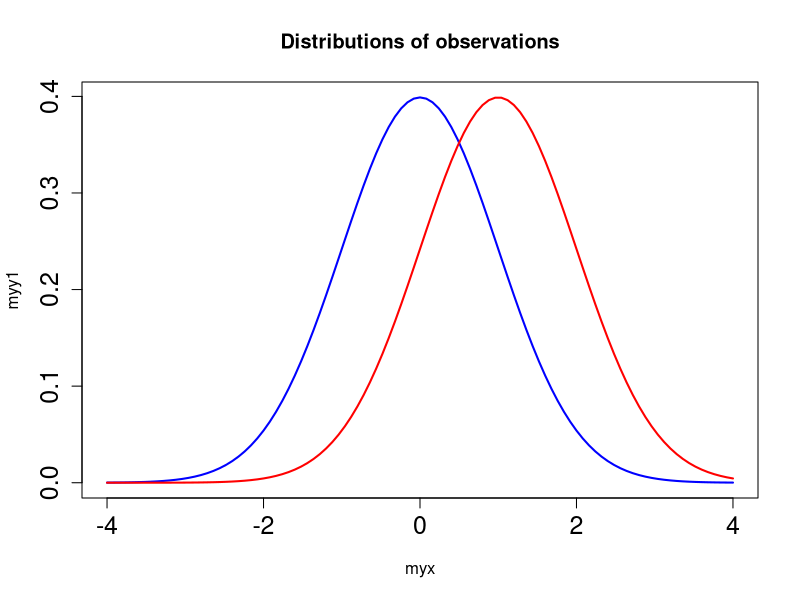
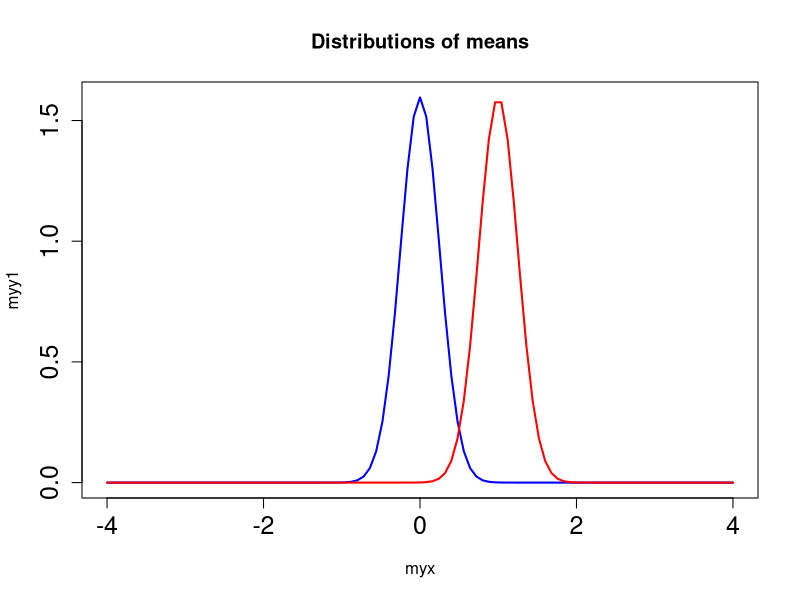

Recreate these plots in R, in order. (Note: a time limit stopped this script after it produced the figures.)
# Supporting code for the paper:
# An investigation of the false discovery rate and the misinterpretation of p-values
# David Colquhoun
# R. Soc. open sci. 1: 140216.
# http://dx.doi.org/10.1098/rsos.140216
# Downloaded from http://rsos.royalsocietypublishing.org/on February 1, 2015
#
# Example from:
# Empirical Software Engineering using R
# Derek M. Jones

#Two_mean_simulation
require(MASS)
#require(graphics)

#START INPUTS
mynsim=100000  #number of simulations to run

#set mean and SD for sample 1 and sample 2
#These values give 
#power=0.45 with n=8 and
#power=0.8 with n=16
mymu1=0
mysd1=1
mymu2=1
mysd2=1

myn=16    #number of obs per sample
outfile="run1.txt.xz" #name for output file

#set min and max P values for "significance"
myPmin=0.0
myPmax=0.05  #plot the distributions for control (sample 1) and treatment (sample2)

#END OF INPUTS

myxmin=mymu1-4*mysd1
myxmax=mymu1+4*mysd1
myinc=(myxmax-myxmin)/100
myx=seq(from = myxmin,to=myxmax,by=myinc)
myy1=dnorm(myx,mean=mymu1,sd=mysd1)
myy2=dnorm(myx,mean=mymu2,sd=mysd2)
X11()   #next plot in new window
plot(myx,myy1,type="l",col="blue",cex.axis=1.5,lwd=2,main="Distributions of observations")
lines(myx,myy2,col="red",lwd=2)

#plot distributions  of means for sample1 and 2
#myxmin=mymu1-1*mysd1
#myxmax=mymu1+1*mysd1
#myinc=(myxmax-myxmin)/100
myx=seq(from = myxmin,to=myxmax,by=myinc)
mysdm1=mysd1/sqrt(myn)
mysdm2=mysd2/sqrt(myn)
myy1=dnorm(myx,mean=mymu1,sd=mysdm1)
myy2=dnorm(myx,mean=mymu2,sd=mysdm2)
X11()   #next plot in new window
plot(myx,myy1,type="l",col="blue",cex.axis=1.5,lwd=2,main="Distributions of means")
lines(myx,myy2,col="red",lwd=2)

#end of distribution plottine

mycor=0.   #correlation = 0
#set covariance matrix
myvar1=mysd1^2
myvar2=mysd2^2
mysigma = matrix(c(myvar1,mycor,mycor,myvar2),2,2)

#initialisations
mymean=c(mymu1,mymu2)
mymean
mytruediff=mymean[2]-mymean[1]
mytruediff
mypval=vector(length=mynsim)
mypval[1:mynsim]=0
#mypval
myloCI=vector(length=mynsim)
myloCI[1:mynsim]=0
myhiCI=vector(length=mynsim)
myhiCI[1:mynsim]=0
mydiff=vector(length=mynsim)
mydiff[1:mynsim]=0
#myloCI
#myhiCI
#mydiff
mynsig=0  #counts number of pval between and myPmax =0.0

# set random number generator seed so sequence repeats
#set.seed(1941)
for (myr in c(1:mynsim))
{
  #simulate 2D data
  mydata=mvrnorm(n=myn, mymean,mysigma)
  mylabels=c('group1','group2') 
  colnames(mydata)=mylabels #Assign labels to columns of simulated data
  summary(mydata)
  mysampA=mydata[1:myn,1]
  mysampA
  mysampB=mydata[1:myn,2]
  mysampB
  
  #test ny using Cusney data each timw
  #mysampA=c(0.7,-1.6,-0.2,-1.2,-0.1,3.4,3.7,0.8,0.0,2)
  #mysampB=c(1.9,0.8,1.1,0.1,-0.1,4.4,5.5,1.6,4.6,3.4)
  #end of temp data reset
  myresult=t.test(mysampB,mysampA,alternative="two.sided", paired = FALSE, var.equal = TRUE,
                  conf.level = 0.95)
  mydiff[myr]=myresult$estimate[1]-myresult$estimate[2]
  myp=myresult$p.value
  mypval[myr]=myp 
  myloCI[myr]=myresult$conf.int[1]
  myhiCI[myr]=myresult$conf.int[2]
  if (myp > myPmin & myp <= myPmax) mynsig=mynsig+1
   }

#plot histogram of P values
X11()   #next plot in new window
mydat=hist(mypval,breaks=20,xlim=range(0:1),cex.axis=1.5,main="Distribution of P values")
#mydiff
summary(mypval)
str(mydat)

#plot histo of differences between means
mydat$counts
X11()   #next plot in new window
mydat1=hist(mydiff,breaks=20,cex.axis=1.5,main="Distribution of differences between means ")
mydat1$counts
#myloCI

#myhiCI
myCI=cbind(myloCI,myhiCI)
mynsig
#Check mynsig from final 
#mypval[4]=0.2  #test
mynsig=0
mysumdiff=0
#values to limit highly sig,...non-sig
my001=0  #counts number of P<0.001
my01=0  #counts number of 0.001<P<0.01
my05=0  #counts number of 0.01<P<0.05
myns=0  #counts number of P>0.05 "non sig"

for (myr in c(1:mynsim)) {
  myp=mypval[myr]
  myd=mydiff[myr]  
  if (myp > myPmin & myp <= myPmax) 
    {
    mynsig=mynsig+1
    mysumdiff=mysumdiff+myd
    }
    if (myp <= 0.001 ) my001=my001+1 
    if (myp > 0.001 & myp <= 0.01) my01=my01+1
    if (myp > 0.01 & myp <= 0.05) my05=my05+1
    if (myp > 0.05) myns=myns+1
   }
mynsig
mymeandiff=mysumdiff/mynsig
mymeandiff   #mean observed difference for expts with Pmin<P<=Pmax
mytruediff

#count also the fraction of "significant" results that are
#followed by a "non-sig' result 
# where "significant" means P<= 0.05 OR 0.01
myn05=0    #counts number of sig - non sig pairs for P=0.05
myn051=0   # counts number of sig-sig pairs
myn01=0    #counts number of sig-non sig pairs for P=0.05
myn011=0    #counts number of sig - sig pairs for P=0.05
mynsim1=mynsim-1
for (myr in c(1:mynsim1)) {
  myp=mypval[myr]
  myp1=mypval[myr+1]  
  if (myp <= 0.05 & myp1 > 0.05) myn05=myn05+1
  if (myp <= 0.05 & myp1 <= 0.05) myn051=myn051+1
  if (myp <= 0.01 & myp1 > 0.01) myn01=myn01+1
  if (myp <= 0.01 & myp1 <= 0.01) myn011=myn011+1
}
myn05
myn01
#power calculations
mysiglev=myPmax
mypower1=power.t.test(n=myn,sd=mysd1,delta=mytruediff,sig.level=mysiglev,type="two.sample",power=NULL)
mypower1
mypower=mypower1$power
mysig=mypower1$sig.level

#write results to a file (use 'cat' not 'write' to output list 

cat("INPUTS","\n",file=outfile,append=FALSE)
cat("number of simulation = ",mynsim,"\n",file=outfile,append=TRUE)
cat("number obs per sample = ",myn,"\n",file=outfile,append=TRUE)
cat("true mean for sample 1 = ",mymu1,"\n",file=outfile,append=TRUE)
cat("true mean for sample 2 = ",mymu2,"\n",file=outfile,append=TRUE)
cat("true SD (same for both samples) = ",mysd1,"\n",file=outfile,append=TRUE)
cat("Sig if P is between Pmin and Pmax = ",myPmin," to ",myPmax,"\n",file=outfile,append=TRUE)

cat("\n","OUTPUTS","\n",file=outfile,append=TRUE)
cat("power = ",mypower,"for P = ",mysig,"\n",file=outfile,append=TRUE)
cat("\n","Number of 'sig' differences (P between Pmin-Pmax) = ",mynsig," = ",100*mynsig/mynsim," percent","\n",file=outfile,append=TRUE)
cat("Number of P <= 0.001 = ",my001,"   = ",100*my001/mynsim," percent","\n",file=outfile,append=TRUE)
cat("Number of 0.001 < P <= 0.01 = ",my01,"   = ",100*my01/mynsim," percent","\n",file=outfile,append=TRUE)
cat("Number of 0.01 < P <= 0.05 = ",my05,"   = ",100*my05/mynsim," percent","\n",file=outfile,append=TRUE)
cat("Number of P > 0.05 = ",myns,"   = ",100*myns/mynsim," percent","\n",file=outfile,append=TRUE)
cat("Number of P <+ 0.05 = ",mynsim-myns,"   = ",100*(mynsim-myns)/mynsim," percent","\n",file=outfile,append=TRUE)
cat("\n","Obs diff bet means for 'sig' results = ",mymeandiff," True value = ",mytruediff,"\n",file=outfile,append=TRUE)

cat("\n","Number of times sig is followed by non-sig (P=0.05) = ",myn05," = ",100*myn05/(myn05+myn051)," percent","\n",file=outfile,append=TRUE)
cat("Number of times sig is followed by sig (P=0.05) = ",myn051," = ",100*myn051/(myn05+myn051)," percent","\n",file=outfile,append=TRUE)
cat("Number of times sig is followed by non-sig (P=0.01) = ",myn01," = ",100*myn01/(myn01+myn011)," percent","\n",file=outfile,append=TRUE)
cat("Number of times sig is followed by sig (P=0.01) = ",myn011," = ",100*myn011/(myn01+myn011)," percent","\n",file=outfile,append=TRUE)
